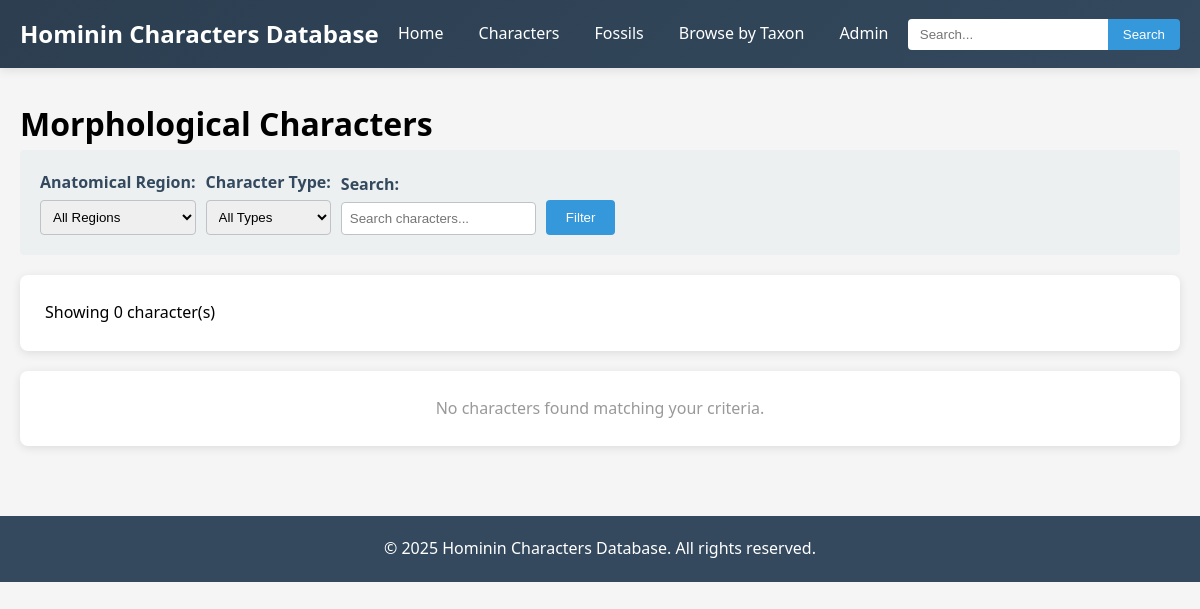
Before: /characters/ with the older database file.
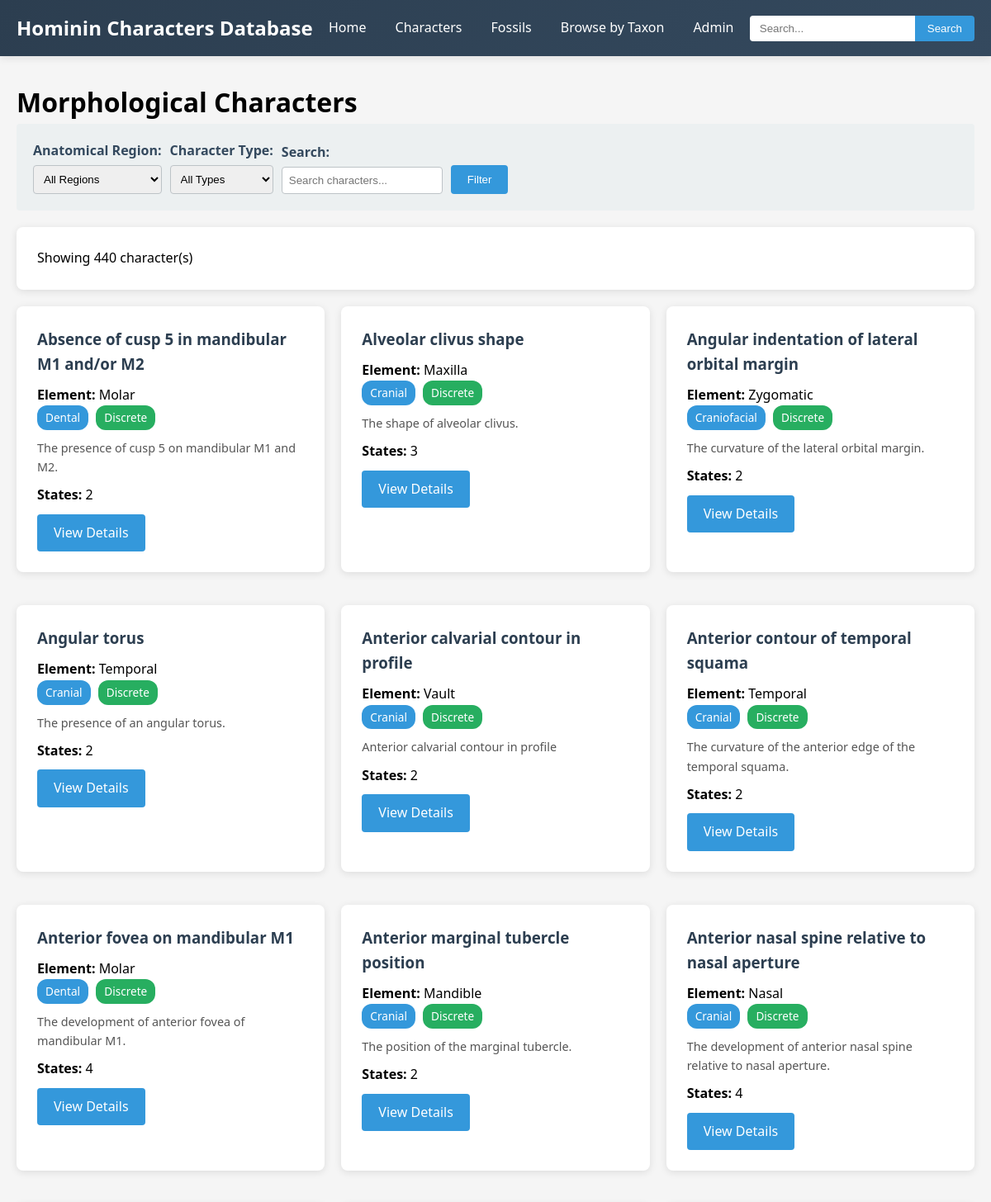
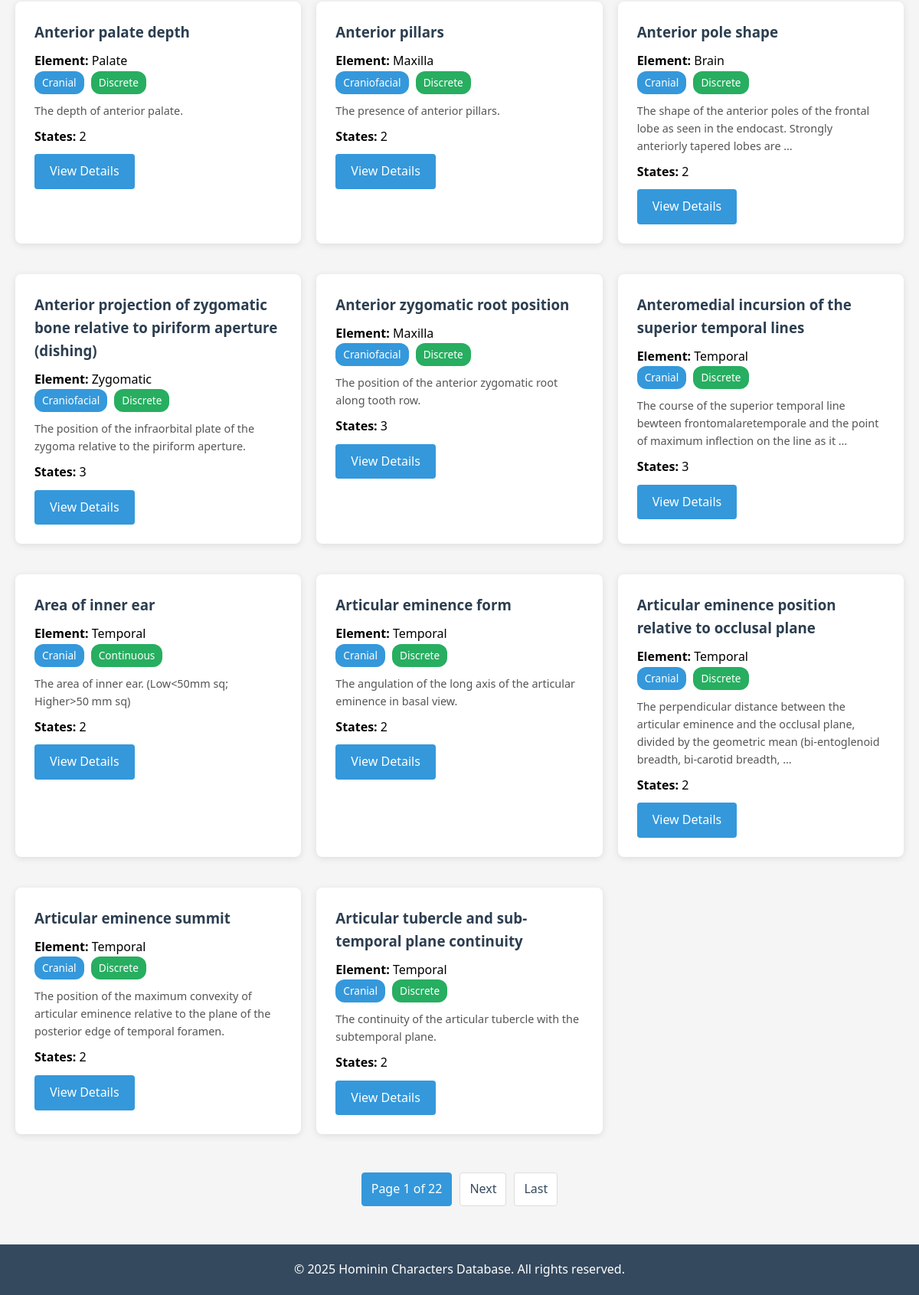
After: the same page with the newer database file (2 pictures, top to bottom).
### hcdb/models.py (models this page shows, shortened)
class Character(models.Model):
    character = models.CharField(max_length=100, null=False)
    skeletal_element = models.CharField(max_length=20, null=True, blank=True)
    anatomical_region = models.CharField(max_length=100, null=True, blank=True, choices=REGIONAL_CHOICES)
    character_type = models.CharField(max_length=100, null=False, blank=True, choices=CHARTYPE_CHOICES)
    multistate_type = models.CharField(max_length=100, null=False, blank=True, choices=ORDER_CHOICES)
    character_designation = models.CharField(max_length=50, null=True, blank=True, choices=CHARDESIGNATION_CHOICES)
    character_significance = models.CharField(max_length=50, null=True, blank=True, choices=CHARSIGNIFICANCE_CHOICES)
    uberon_ID = models.CharField(max_length=100, null=True, blank=True)
    state_code = models.TextField(null=True, blank=True)
    number_of_states = models.IntegerField(default=2, null=True, blank=True)
    taxa_found = models.CharField(max_length=200, null=True, blank=True, choices=TAXA_CHOICES)
    description = models.TextField(null=True, blank=True)
    notes = models.TextField(null=True, blank=True)

### hcdb/views.py (the view)
# urls.py: path('characters/', views.CharacterListView.as_view(), name='character_list'),
class CharacterListView(generic.ListView):
    model = Character
    template_name = 'hcdb/character_list.html'
    context_object_name = 'characters'
    paginate_by = 20
    def get_queryset(self):
        queryset = Character.objects.all().prefetch_related('states')
        region = self.request.GET.get('region')
        if region:
            queryset = queryset.filter(anatomical_region=region)
        char_type = self.request.GET.get('type')
        if char_type:
            queryset = queryset.filter(character_type=char_type)
        search = self.request.GET.get('search')
        if search:
            queryset = queryset.filter(
                Q(character__icontains=search) |
                Q(description__icontains=search) |
                Q(skeletal_element__icontains=search)
            )
        return queryset.order_by('character')
    def get_context_data(self, **kwargs):
        context = super().get_context_data(**kwargs)
        context['regions'] = dict(Character._meta.get_field('anatomical_region').choices)
        context['char_types'] = dict(Character._meta.get_field('character_type').choices)
        context['current_region'] = self.request.GET.get('region', '')
        context['current_type'] = self.request.GET.get('type', '')
        context['search_query'] = self.request.GET.get('search', '')
        return context

### hcdb/templates/hcdb/character_list.html (shortened to what this page needs)
{% extends 'hcdb/base.html' %}
{% block content %}
<h1>Morphological Characters</h1>
<div class="filters">
    <form method="get">
        <div class="filter-group">
            <label for="region">Anatomical Region:</label>
            <select name="region" id="region">
                <option value="">All Regions</option>
            </select>
        </div>
        <div class="filter-group">
            <label for="type">Character Type:</label>
            <select name="type" id="type">
                <option value="">All Types</option>
            </select>
        </div>
        <div class="filter-group">
            <label for="search">Search:</label>
            <input type="text" name="search" id="search" placeholder="Search characters..." value="{{ search_query }}">
        </div>
        <div class="filter-group">
            <label>&nbsp;</label>
            <button type="submit" class="btn">Filter</button>
        </div>
    </form>
</div>
<div class="card">
    <p>Showing {{ page_obj.paginator.count }} character(s)</p>
</div>
<div class="grid">
    {% for character in characters %}
    <div class="card">
        <h3 style="color: #2c3e50; margin-bottom: 10px;">
            <a href="{% url 'hcdb:character_detail' character.pk %}" style="color: #2c3e50; text-decoration: none;">
                {{ character.character }}
            </a>
        </h3>
        {% if character.skeletal_element %}
        <p><strong>Element:</strong> {{ character.skeletal_element }}</p>
        {% endif %}
        {% if character.get_anatomical_region_display %}
        <span class="badge">{{ character.get_anatomical_region_display }}</span>
        {% endif %}
        {% if character.get_character_type_display %}
        <span class="badge badge-success">{{ character.get_character_type_display }}</span>
        {% endif %}
        {% if character.description %}
        <p style="margin-top: 10px; color: #555; font-size: 0.9em;">
            {{ character.description|truncatewords:20 }}
        </p>
        {% endif %}
        <p style="margin-top: 10px;">
            <strong>States:</strong> {{ character.states.count }}
        </p>
        <a href="{% url 'hcdb:character_detail' character.pk %}" class="btn" style="margin-top: 10px;">View Details</a>
    </div>
    {% empty %}
    <div class="card" style="grid-column: 1/-1; text-align: center; color: #999;">
        <p>No characters found matching your criteria.</p>
    </div>
    {% endfor %}
</div>
{% if is_paginated %}
<div class="pagination">
    <span class="current">Page {{ page_obj.number }} of {{ page_obj.paginator.num_pages }}</span>
    {% if page_obj.has_next %}
        <a href="?page={{ page_obj.next_page_number }}{% if current_region %}&region={{ current_region }}{% endif %}{% if current_type %}&type={{ current_type }}{% endif %}{% if search_query %}&search={{ search_query }}{% endif %}">Next</a>
        <a href="?page={{ page_obj.paginator.num_pages }}">Last</a>
    {% endif %}
</div>
{% endif %}
{% endblock %}

### hcdb/templates/hcdb/base.html (shortened to what this page needs)
<!DOCTYPE html>
<html lang="en">
<head>
</head>
<body>
    <nav>
        <div class="nav-container">
            <div class="site-title">
                Hominin Characters Database
            </div>
            <ul class="nav-links">
                <li><a href="{% url 'hcdb:home' %}">Home</a></li>
                <li><a href="{% url 'hcdb:character_list' %}">Characters</a></li>
                <li><a href="{% url 'hcdb:fossil_list' %}">Fossils</a></li>
                <li><a href="{% url 'hcdb:browse_by_taxon' %}">Browse by Taxon</a></li>
                <li><a href="/admin/">Admin</a></li>
            </ul>
            <div class="nav-search">
                <form action="{% url 'hcdb:search' %}" method="get">
                    <input type="text" name="q" placeholder="Search..." value="{{ search_query }}">
                    <button type="submit">Search</button>
                </form>
            </div>
        </div>
    </nav>
    <div class="container">
        {% block content %}{% endblock %}
    </div>
    <footer>
        <p>&copy; 2025 Hominin Characters Database. All rights reserved.</p>
    </footer>
</body>
</html>

### hcdb/templates/hcdb/base.html (style rules this page uses)
* { margin: 0; padding: 0; box-sizing: border-box; }
body { font-family: 'Segoe UI', Tahoma, Geneva, Verdana, sans-serif; background-color: #f5f5f5; line-height: 1.6; }
nav { background: linear-gradient(135deg, #2c3e50 0%, #34495e 100%); padding: 0; box-shadow: 0 2px 10px rgba(0,0,0,0.1); }
.nav-container { max-width: 1200px; margin: 0 auto; display: flex; justify-content: space-between; align-items: center; padding: 0 20px; }
.site-title { color: white; padding: 15px 0; font-size: 1.5em; font-weight: bold; }
.nav-links { display: flex; list-style: none; gap: 5px; }
.nav-links a { color: white; text-decoration: none; padding: 20px 15px; display: block; transition: background 0.3s; }
.nav-search { padding: 15px 0; }
.nav-search form { display: flex; }
.nav-search input { padding: 8px 12px; border: none; border-radius: 4px 0 0 4px; width: 200px; }
.nav-search button { padding: 8px 15px; border: none; background: #3498db; color: white; border-radius: 0 4px 4px 0; cursor: pointer; }
.container { max-width: 1200px; margin: 30px auto; padding: 0 20px; }
.card { background: white; padding: 25px; border-radius: 8px; box-shadow: 0 2px 10px rgba(0,0,0,0.1); margin-bottom: 20px; }
.btn { display: inline-block; padding: 10px 20px; background: #3498db; color: white; text-decoration: none; border-radius: 4px; transition: background 0.3s; border: none; cursor: pointer; }
.grid { display: grid; grid-template-columns: repeat(auto-fill, minmax(300px, 1fr)); gap: 20px; margin-top: 20px; }
.filters { background: #ecf0f1; padding: 20px; border-radius: 4px; margin-bottom: 20px; }
.filters form { display: flex; gap: 10px; flex-wrap: wrap; align-items: flex-end; }
.filter-group { display: flex; flex-direction: column; }
.filter-group label { margin-bottom: 5px; font-weight: bold; color: #34495e; }
.filter-group select, .filter-group input { padding: 8px; border: 1px solid #bdc3c7; border-radius: 4px; }
.badge { display: inline-block; padding: 4px 10px; background: #3498db; color: white; border-radius: 12px; font-size: 0.85em; margin-right: 5px; }
.badge-success { background: #27ae60; }
.pagination { display: flex; justify-content: center; gap: 10px; margin-top: 30px; }
.pagination a, .pagination span { padding: 8px 12px; background: white; border: 1px solid #ddd; border-radius: 4px; text-decoration: none; color: #34495e; }
.pagination .current { background: #3498db; color: white; border-color: #3498db; }
footer { background: #34495e; color: white; text-align: center; padding: 20px; margin-top: 50px; }

Changed rows visible on the page:
added Character: character "Absence of cusp 5 in mandibular M1 and/or M2", skeletal_element "Molar", anatomical_region "Dental", character_type "Discrete", description "The presence of cusp 5 on mandibular M1 and M2.", states.count "2"
added Character: character "Alveolar clivus shape", skeletal_element "Maxilla", anatomical_region "Cranial", character_type "Discrete", description "The shape of alveolar clivus.", states.count "3"
added Character: character "Angular indentation of lateral orbital margin", skeletal_element "Zygomatic", anatomical_region "Craniofacial", character_type "Discrete", description "The curvature of the lateral orbital margin.", states.count "2"
added Character: character "Angular torus", skeletal_element "Temporal", anatomical_region "Cranial", character_type "Discrete", description "The presence of an angular torus.", states.count "2"
added Character: character "Anterior calvarial contour in profile", skeletal_element "Vault", anatomical_region "Cranial", character_type "Discrete", description "Anterior calvarial contour in profile", states.count "2"
added Character: character "Anterior contour of temporal squama", skeletal_element "Temporal", anatomical_region "Cranial", character_type "Discrete", description "The curvature of the anterior edge of the temporal squama.", states.count "2"
added Character: character "Anterior fovea on mandibular M1", skeletal_element "Molar", anatomical_region "Dental", character_type "Discrete", description "The development of anterior fovea of mandibular M1.", states.count "4"
added Character: character "Anterior marginal tubercle position", skeletal_element "Mandible", anatomical_region "Cranial", character_type "Discrete", description "The position of the marginal tubercle.", states.count "2"
added Character: character "Anterior nasal spine relative to nasal aperture", skeletal_element "Nasal", anatomical_region "Cranial", character_type "Discrete", description "The development of anterior nasal spine relative to nasal aperture.", states.count "4"
added Character: character "Anterior palate depth", skeletal_element "Palate", anatomical_region "Cranial", character_type "Discrete", description "The depth of anterior palate.", states.count "2"
added Character: character "Anterior pillars", skeletal_element "Maxilla", anatomical_region "Craniofacial", character_type "Discrete", description "The presence of anterior pillars.", states.count "2"
added Character: character "Anterior pole shape", skeletal_element "Brain", anatomical_region "Cranial", character_type "Discrete", description "The shape of the anterior poles of the frontal lobe as seen in the endocast. Strongly anteriorly tapered lobes are …", states.count "2"
added Character: character "Anterior projection of zygomatic bone relative to piriform aperture (dishing)", skeletal_element "Zygomatic", anatomical_region "Craniofacial", character_type "Discrete", description "The position of the infraorbital plate of the zygoma relative to the piriform aperture.", states.count "3"
added Character: character "Anterior zygomatic root position", skeletal_element "Maxilla", anatomical_region "Craniofacial", character_type "Discrete", description "The position of the anterior zygomatic root along tooth row.", states.count "3"
added Character: character "Anteromedial incursion of the superior temporal lines", skeletal_element "Temporal", anatomical_region "Cranial", character_type "Discrete", description "The course of the superior temporal line bewteen frontomalaretemporale and the point of maximum inflection on the line as it …", states.count "3"
added Character: character "Area of inner ear", skeletal_element "Temporal", anatomical_region "Cranial", character_type "Continuous", description "The area of inner ear. (Low<50mm sq; Higher>50 mm sq)", states.count "2"
added Character: character "Articular eminence form", skeletal_element "Temporal", anatomical_region "Cranial", character_type "Discrete", description "The angulation of the long axis of the articular eminence in basal view.", states.count "2"
added Character: character "Articular eminence position relative to occlusal plane", skeletal_element "Temporal", anatomical_region "Cranial", character_type "Discrete", description "The perpendicular distance between the articular eminence and the occlusal plane, divided by the geometric mean (bi-entoglenoid breadth, bi-carotid breadth, …", states.count "2"
added Character: character "Articular eminence summit", skeletal_element "Temporal", anatomical_region "Cranial", character_type "Discrete", description "The position of the maximum convexity of articular eminence relative to the plane of the posterior edge of temporal foramen.", states.count "2"
added Character: character "Articular tubercle and sub-temporal plane continuity", skeletal_element "Temporal", anatomical_region "Cranial", character_type "Discrete", description "The continuity of the articular tubercle with the subtemporal plane.", states.count "2"
Other visible differences:
{{ page_obj.paginator.count }}: "0" → "440"
{{ page_obj.number }}: (not shown) → "1"
{{ page_obj.paginator.num_pages }}: (not shown) → "22"
text no longer shown: "No characters found matching your criteria."
text now shown: "Page of Next Last"
